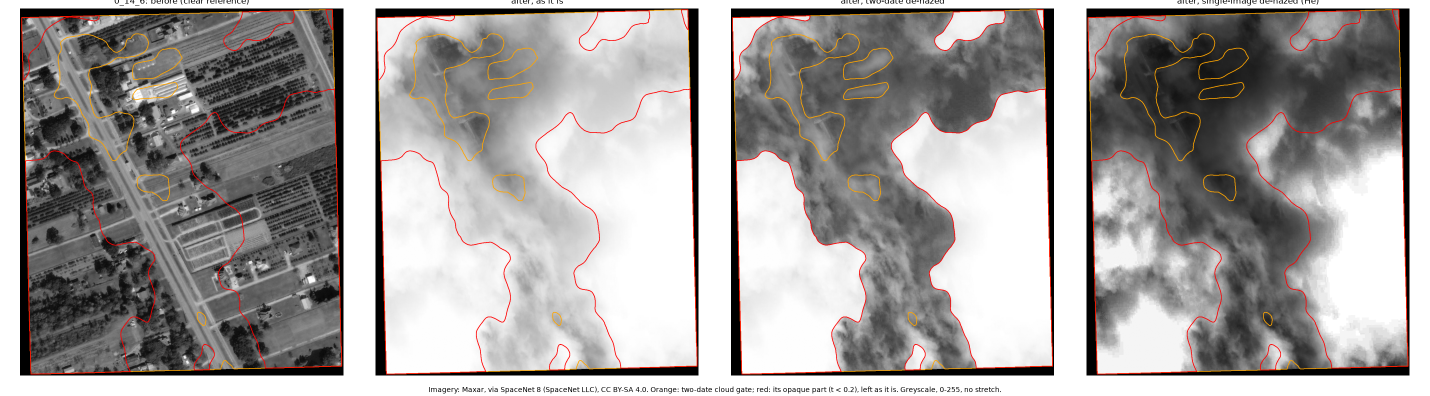
#> input picture Claude/CloudResearch/evidence/pilot_scripts/roadfinding/0_14_6_images_tile.png, 2860 x 792 px (shown at 1/2 size)
$ python -i d1_colour.py   (imports and definitions only)   (older library calls are emulated)
#> lines starting #> are read from the running program, lines starting #| are printed output that depends on the picture
#> further down, picture is the input picture: shape (792, 2860, 3); mean B, G, R 159.4, 160.8, 164.5
"""Arm D1: RGB colour cues for the cloud spotter (preregistration_method_bench.md, "Detection / gate").

  whiteness   Zhu & Woodcock 2012 (Fmask) Eq. 2, p. 85: sum_i |(B_i - MeanVis) / MeanVis|, MeanVis = (R + G + B) / 3,
              on 8-bit RGB (MeanVis floored at 1). Low = flat (white/grey) spectrum. Fmask ANDs it with SWIR/thermal
              tests; here the forest learns how to use it (claim_checks_C, Fmask #8).
  hot         Haze Optimized Transform as Fmask/Qiu use it (Zhang et al. 2002 via Zhu & Woodcock 2012 Eq. 3, p. 85):
              HOT = B sin(theta) - R cos(theta), theta = atan(k), with the clear line R = k B + b fitted on clear
              pixels (SN8: the BEFORE date; HRC_WHU: the training fold's expert-clear pixels).
  dark_rgb    He et al. 2011 Eq. 5: the dark channel over R, G, B (min over channels, then sn8_clouds.dark_channel's
              20 m minimum and box smoothing).
  gradratio   our adaptation of Shen et al. 2014's blue-vs-red gradient observation (their Eqs. 3-4 are scene means
              used to set cut-offs, claim_checks_C Shen #8): (mean Sobel |grad B| over 21 px + 1) / (same for R + 1).
"""
import cv2
import numpy as np

COLOUR = ["whiteness", "hot", "dark_rgb", "gradratio"]
WIN = 21                          # sn8_lines.CLOUD_WIN, the window of the spotter's texture cues


# [4 lines left out: function whiteness, not called in this run]


def dark_rgb(rgb, valid):
    from sn8_clouds import dark_channel
    return dark_channel(rgb.min(-1).astype(np.float32), valid)


def _grad(c):
    c = c.astype(np.float32)
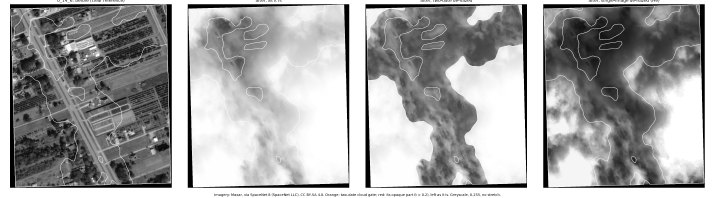
#> c: shape (792, 2860) float32 (shown at 1/4 size); min 0, max 255, mean 164.5
    return np.hypot(cv2.Sobel(c, cv2.CV_32F, 1, 0, ksize=3), cv2.Sobel(c, cv2.CV_32F, 0, 1, ksize=3))
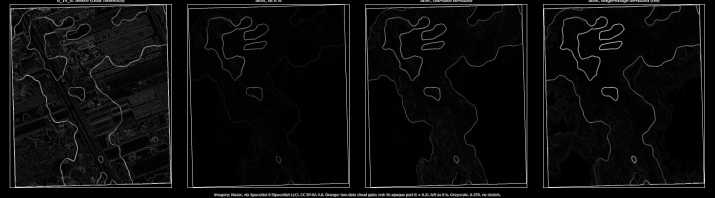
#> returned value: shape (792, 2860) float32 (shown at 1/4 size); min 0, max 1134.2, mean 55.2; drawn with min black and max white


def gradratio(rgb):
    gb = cv2.blur(_grad(rgb[..., 2]), (WIN, WIN))
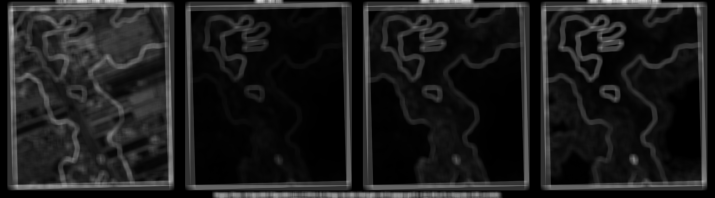
#> gb: shape (792, 2860) float32 (shown at 1/4 size); min 0, max 498.5, mean 55.2; drawn with min black and max white
    gr = cv2.blur(_grad(rgb[..., 0]), (WIN, WIN))
#> in _grad (call 2), `c = c.astype(np.float32)`:
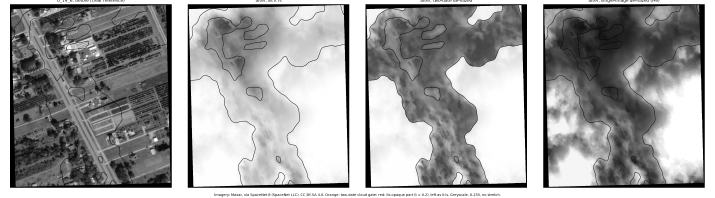
#> c: shape (792, 2860) float32 (shown at 1/4 size); min 0, max 255, mean 159.4
#> in _grad (call 2), `return np.hypot(cv2.Sobel(c, cv2.CV_32F, 1, 0, ksize=3), cv2.Sobel(c, ..`:
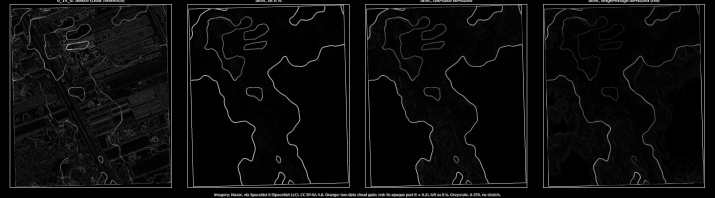
#> returned value: shape (792, 2860) float32 (shown at 1/4 size); min 0, max 1124.3, mean 52.8; drawn with min black and max white
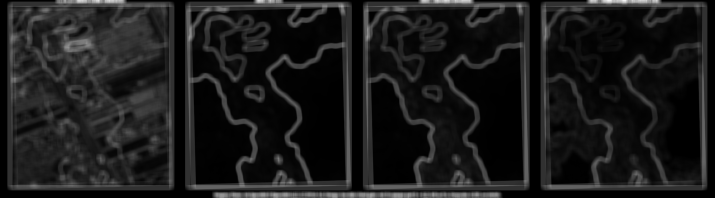
#> gr: shape (792, 2860) float32 (shown at 1/4 size); min 0, max 498.5, mean 52.8; drawn with min black and max white
    return ((gb + 1) / (gr + 1)).astype(np.float32)
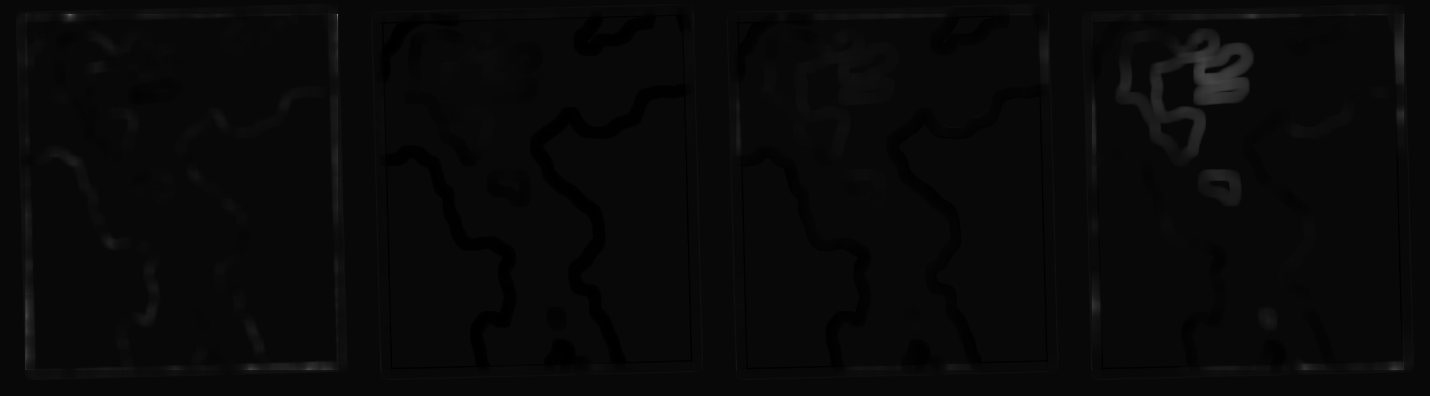
#> returned value: shape (792, 2860) float32 (shown at 1/2 size); min 0.0117, max 29.53, mean 1.1; drawn with min black and max white


# [5 lines left out: function clear_line, not called in this run]


def hot(rgb, k):
    th = np.arctan(k)
    return (rgb[..., 2].astype(np.float32) * np.sin(th) - rgb[..., 0].astype(np.float32) * np.cos(th)).astype(np.float32)


# [16 lines left out: functions colour_maps, sn8_before_line, not called in this run]

>>> import cv2
>>> picture = cv2.imread('../roadfinding/0_14_6_images_tile.png')
>>> result = gradratio(picture)

$ run again, on Claude/CloudResearch/evidence/pilot_scripts/roadfinding/0_14_6_detections_tile.png
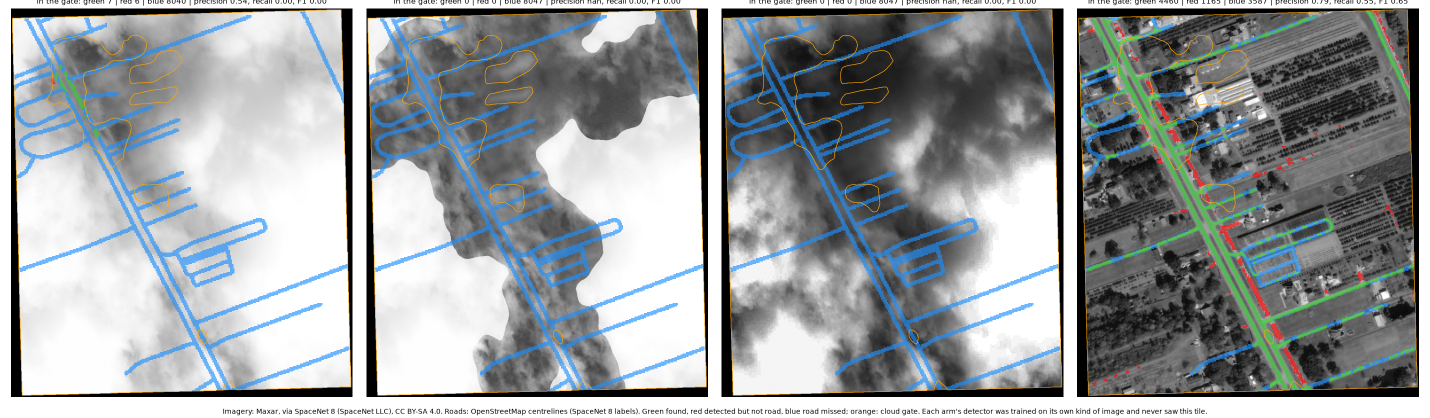
#> input picture Claude/CloudResearch/evidence/pilot_scripts/roadfinding/0_14_6_detections_tile.png, 2860 x 836 px (shown at 1/2 size)
#> picture is the input picture: shape (836, 2860, 3); mean B, G, R 158.5, 156.4, 151.5
#> in gradratio, `gr = cv2.blur(_grad(rgb[..., 0]), (WIN, WIN))`:
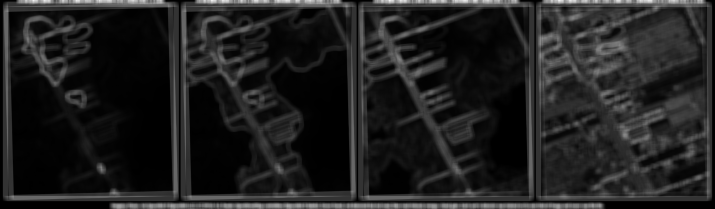
#> gr: shape (836, 2860) float32 (shown at 1/4 size); min 0, max 478.3, mean 61.2; drawn with min black and max white
#> in gradratio, `return ((gb + 1) / (gr + 1)).astype(np.float32)`:
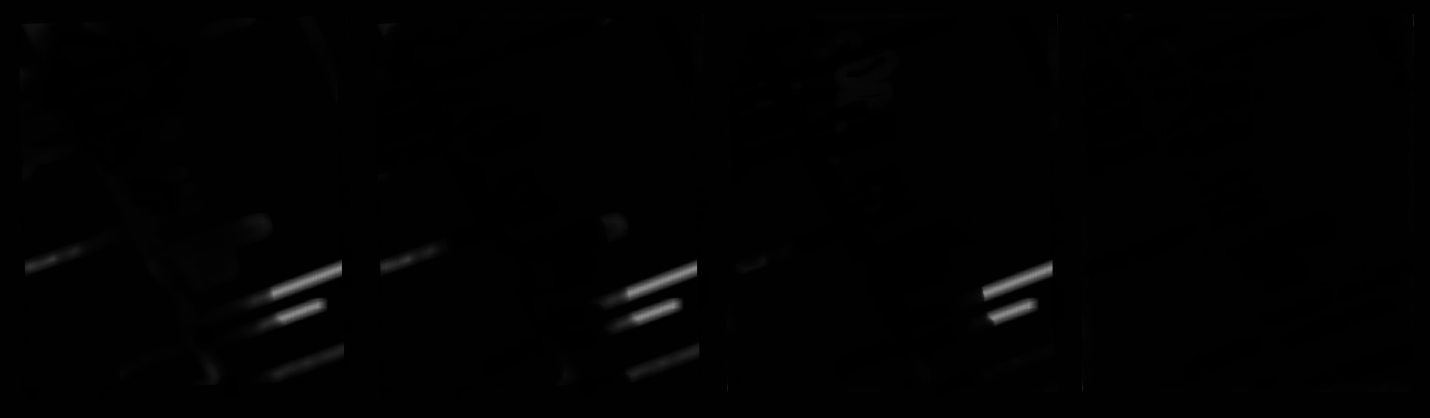
#> returned value: shape (836, 2860) float32 (shown at 1/2 size); min 0.0176, max 141.3, mean 2.2

$ run again, on Claude/CloudResearch/evidence/pilot_scripts/roadfinding/0_14_6_detections_zoom.png
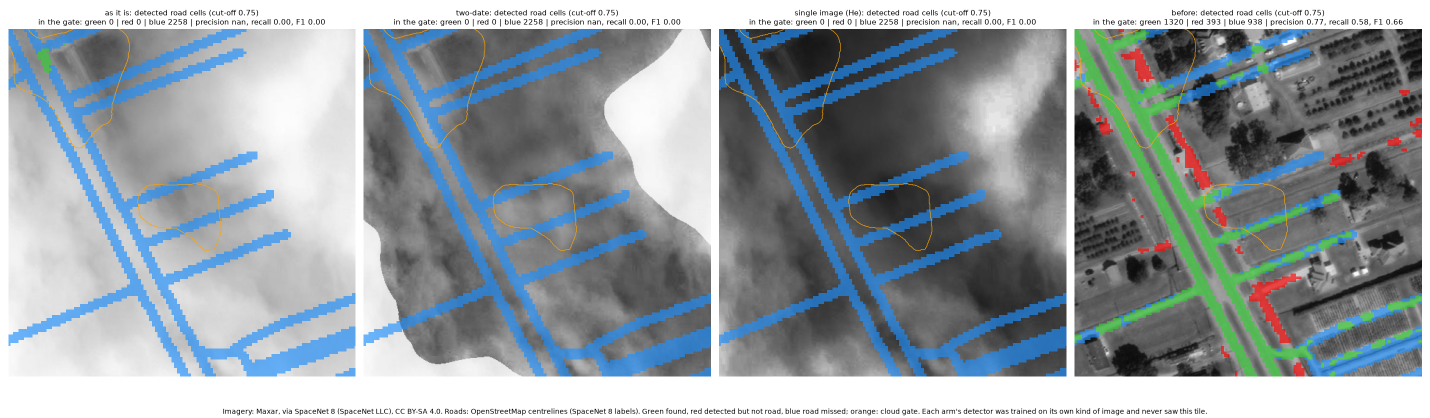
#> input picture Claude/CloudResearch/evidence/pilot_scripts/roadfinding/0_14_6_detections_zoom.png, 2860 x 836 px (shown at 1/2 size)
#> picture is the input picture: shape (836, 2860, 3); mean B, G, R 162.2, 156.3, 146.4
#> in gradratio, `gr = cv2.blur(_grad(rgb[..., 0]), (WIN, WIN))`:
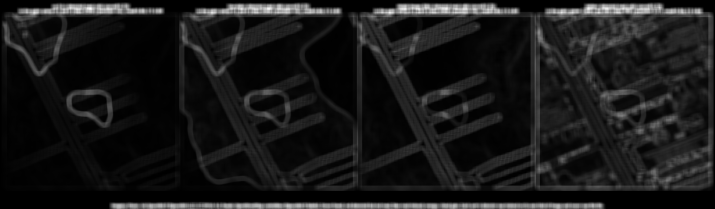
#> gr: shape (836, 2860) float32 (shown at 1/4 size); min 0, max 409, mean 40.7; drawn with min black and max white
#> in gradratio, `return ((gb + 1) / (gr + 1)).astype(np.float32)`:
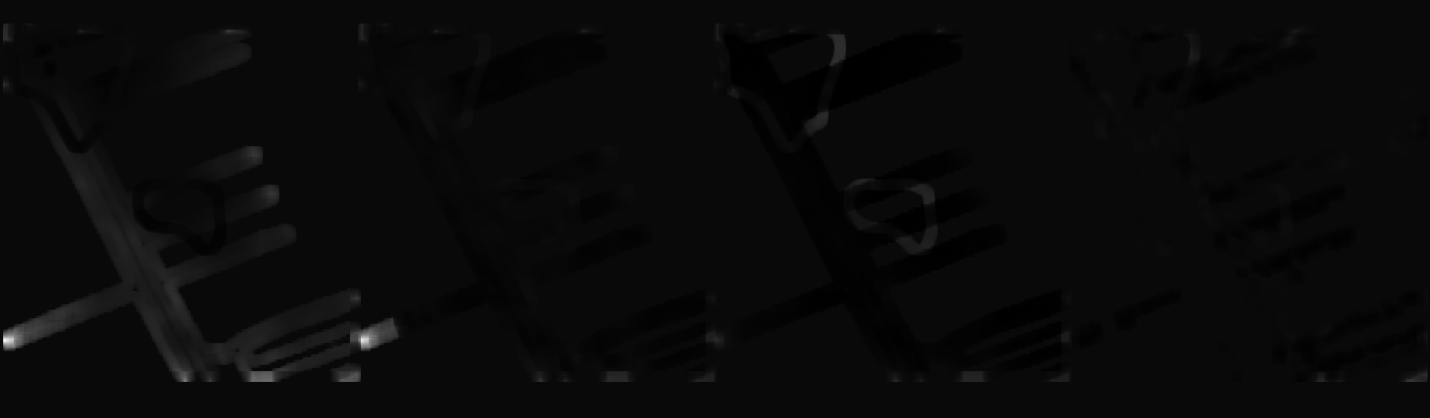
#> returned value: shape (836, 2860) float32 (shown at 1/2 size); min 0.0467, max 26.98, mean 1.1; drawn with min black and max white
